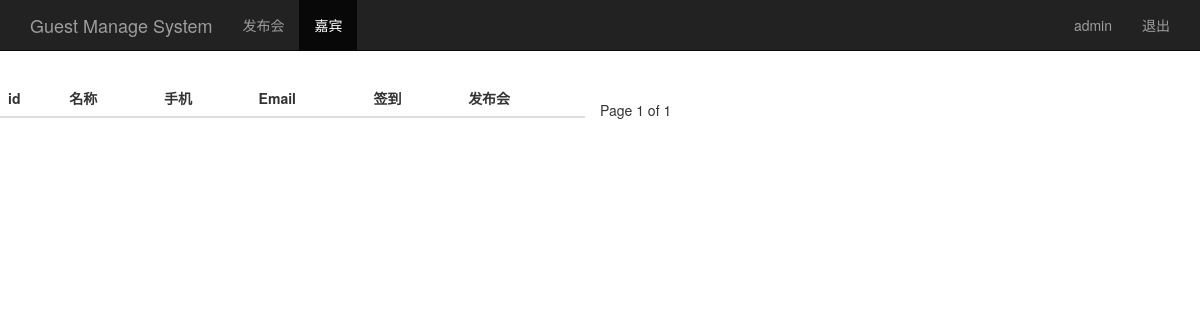
The app's page /guest_manage/?page=2 (signed in), older data.
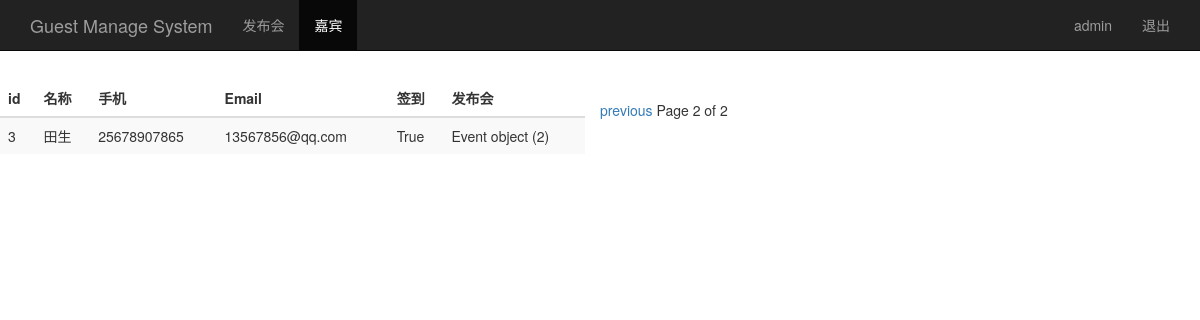
The same page, newer data.
### sign/models.py (models this page shows)
class Guest(models.Model):
    event = models.ForeignKey(Event)
    realname = models.CharField(max_length=64)
    phone = models.CharField(max_length=16)
    email = models.EmailField()
    sign = models.BooleanField()
    create_time = models.DateTimeField(auto_now=True)

class Event(models.Model):
    name = models.CharField(max_length=100)
    limit = models.IntegerField()
    status = models.BooleanField()
    address = models.CharField(max_length=200)
    start_time = models.DateTimeField('events time')
    create_time = models.DateTimeField(auto_now=True)

### sign/views.py (the view)
# urls.py: url(r'^guest_manage/$', views.guest_manage),
@login_required
def guest_manage(request):
    username = request.session.get('user', '')
    guest_list = Guest.objects.all()
    paginator = Paginator(guest_list, 2)
    page = request.GET.get('page')
    try:
        contacts = paginator.page(page)
    except PageNotAnInteger:
         contacts = paginator.page(1)
    except EmptyPage:
         contacts = paginator.page(paginator.num_pages)
    return render(request, "guest_manage.html", {"user": username, "guests": contacts})

### sign/templates/guest_manage.html (shortened to what this page needs)
<!DOCTYPE html>
<html lang="en">
<head>
    {% load bootstrap3 %}
    {% bootstrap_css %}
</head>
<body>
    <nav class="navbar navbar-inverse navbar-fixed-top">
        <div class="container">
            <div class="navbar-header">
                <a class="navbar-brand" href="/event_manage/">Guest Manage System</a>
            </div>
            <div id="navbar" class="collapse navbar-collapse">
                <ul class="nav navbar-nav">
                    <li><a href="/login_action/">发布会</a></li>
                    <li class="active"><a href="#">嘉宾</a></li>
                </ul>
                <ul class="nav navbar-nav navbar-right">
                    <li><a href="#">{{user}}</a></li>
                    <li><a href="/logout/">退出</a></li>
                </ul>
            </div>
        </div>
    </nav>
    <div class="row" style="padding-top: 80px;">
        <div class="col-md-6">
            <table class="table table-striped">
                <thead>
                    <tr>
                        <th>id</th>
                        <th>名称</th>
                        <th>手机</th>
                        <th>Email</th>
                        <th>签到</th>
                        <th>发布会</th>
                    </tr>
                </thead>
                <tbody>
                    {% for guest in guests %}
                    <tr>
                        <td>{{ guest.id }}</td>
                        <td>{{ guest.realname }}</td>
                        <td>{{ guest.phone }}</td>
                        <td>{{ guest.email }}</td>
                        <td>{{ guest.sign }}</td>
                        <td>{{ guest.event }}</td>
                    </tr>
                    {% endfor %}
                </tbody>
            </table>
        </div>
        <div class="pagination">
            <span class="step-links">{% if guests.has_previous %}
    <a href="?page={{ guests.previous_page_number }}">previous</a>
    {% endif %}
            <span class="current">Page {{ guests.number }} of {{ guests.paginator.num_pages }}</span>
            </span>
        </div>
    </div>
</body>
</html>

Row changes from the older to the newer data that the page shows:
added Guest: id "3", realname "田生", phone "25678907865", email "13567856@qq.com", sign "True", event "Event object (2)"
Text that changed along with them:
{{ guests.number }}: "1" → "2"
{{ guests.paginator.num_pages }}: "1" → "2"
text now shown: "previous"
